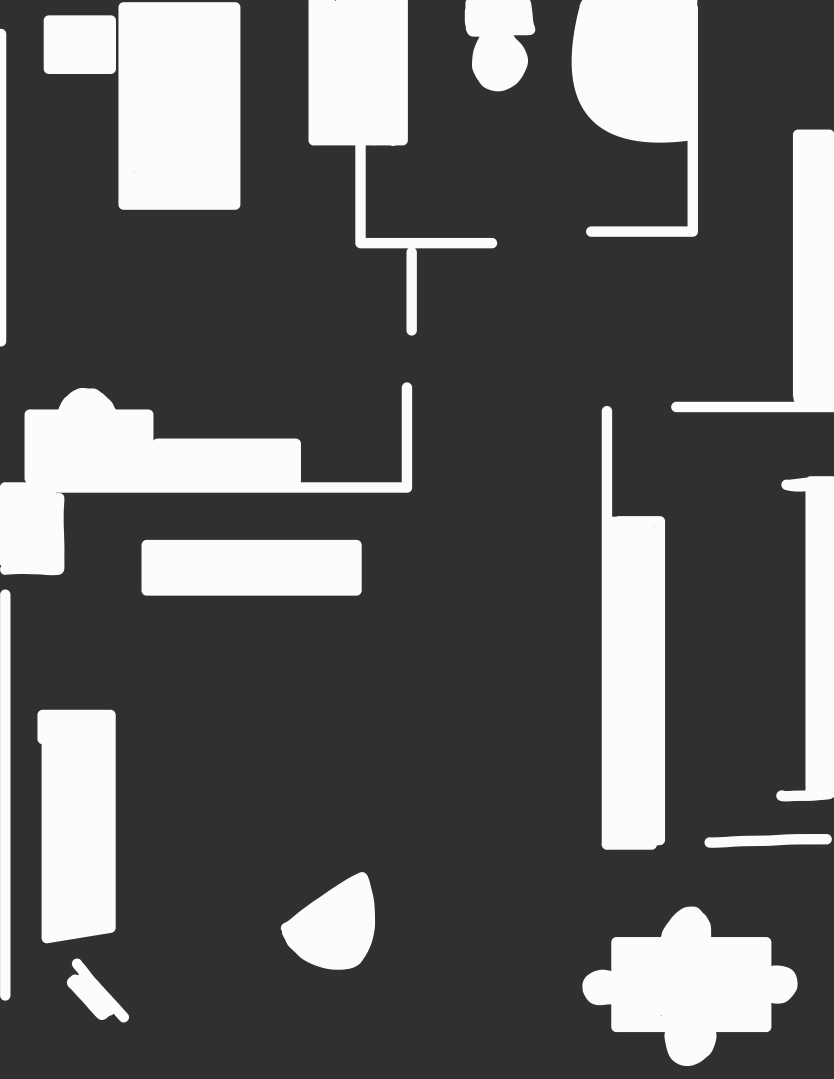
%> input picture Maps/Apartment.png, 1668 x 2157 px (shown at 1/2 size)
$ octave apartment_OccupancyMap.m   (GNU Octave 9; MATLAB toolbox functions it lacks are replaced by stand-ins)
%> lines starting %> are read from the running program, lines starting %| are printed output that depends on the picture; in (x1, y1, x2, y2) boxes, pixels count from 0 and x2, y2 are one past the last pixel; in counts of white or black regions, pixels touching at a corner belong together; the program's own positions count from 1
clearvars
close all

img = imread('Apartment.png');
%> img is the input picture: size 2157x1668x3 uint8; min 39, max 255, mean 94.9

% Convert to grayscale if the image is RGB
if size(img, 3) == 3
    img = rgb2gray(img);
%> img: size 2157x1668 uint8
end

% Convert to binary and invert (black objects as occupied)
bwImg = imbinarize(img);
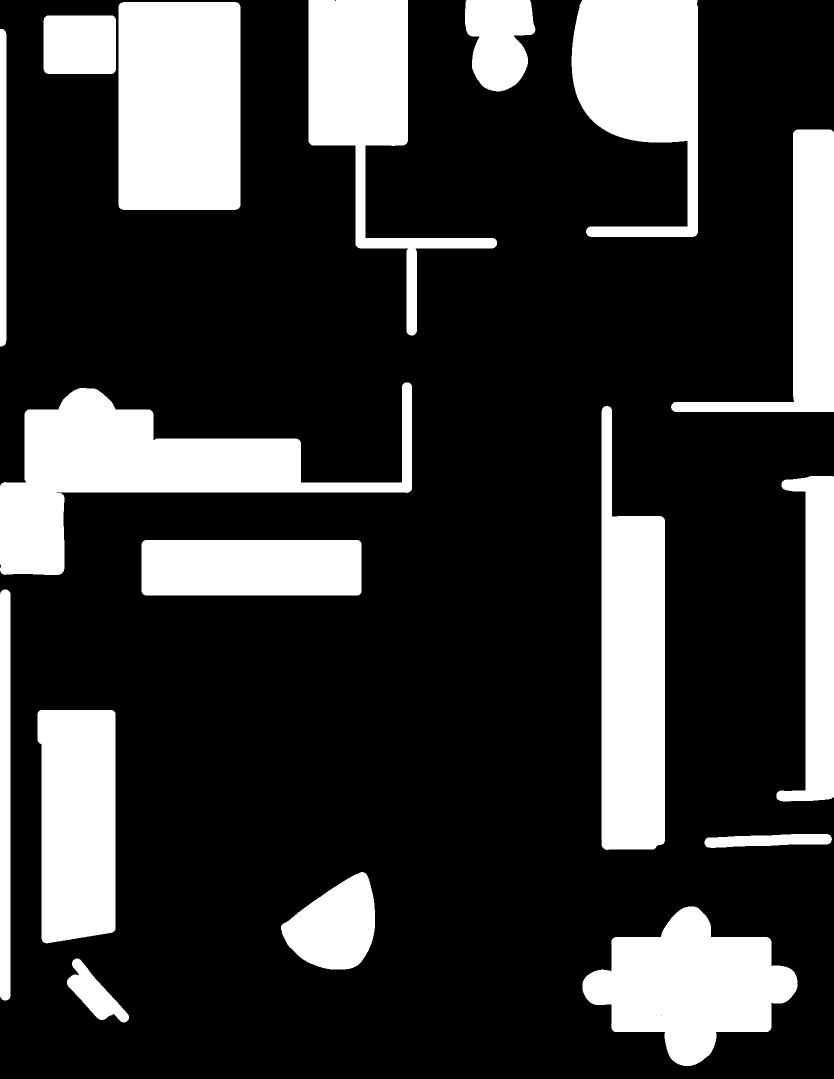
%> bwImg: size 2157x1668 logical (shown at 1/2 size); 23% white; 17 white regions, largest, box (x1, y1, x2, y2) and area: (0, 765, 824, 1150) 108464, (237, 4, 481, 420) 101394, (1203, 812, 1330, 1700) 89043

% Resize to high resolution
highResMap = imresize(bwImg, [1000, 1000], 'nearest'); % High resolution (e.g., 100x100)
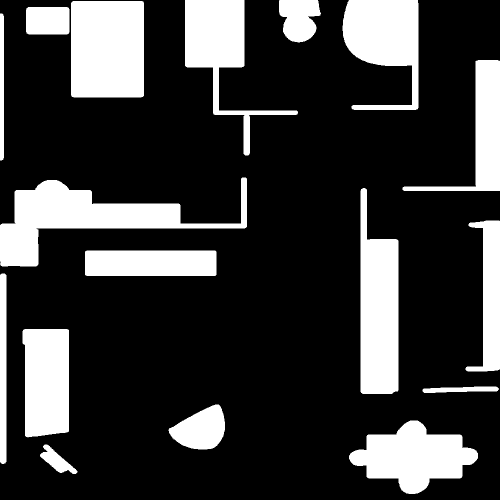
%> highResMap: size 1000x1000 logical (shown at 1/2 size); 23% white; 17 white regions, largest, box (x1, y1, x2, y2) and area: (0, 355, 494, 533) 30261, (142, 2, 288, 195) 28148, (721, 376, 797, 788) 24793

% Create the binary occupancy map with a physical size of 10x10
%> (the run ends here)

$ run again, with Maps/Barriers.png copied over Maps/Apartment.png
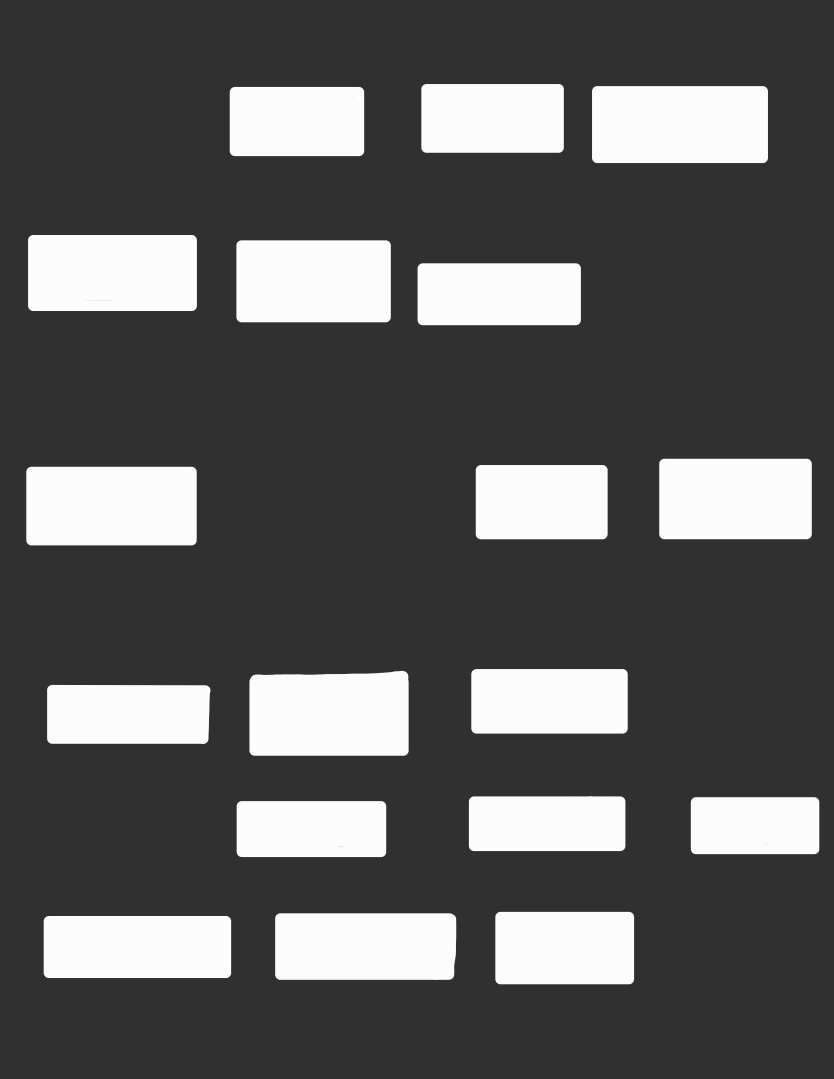
%> input picture Maps/Barriers.png, 1668 x 2157 px (shown at 1/2 size)
%> img is the input picture: size 2157x1668x3 uint8; min 39, max 255, mean 92
%> img: size 2157x1668 uint8
%> `bwImg = imbinarize(img);`:
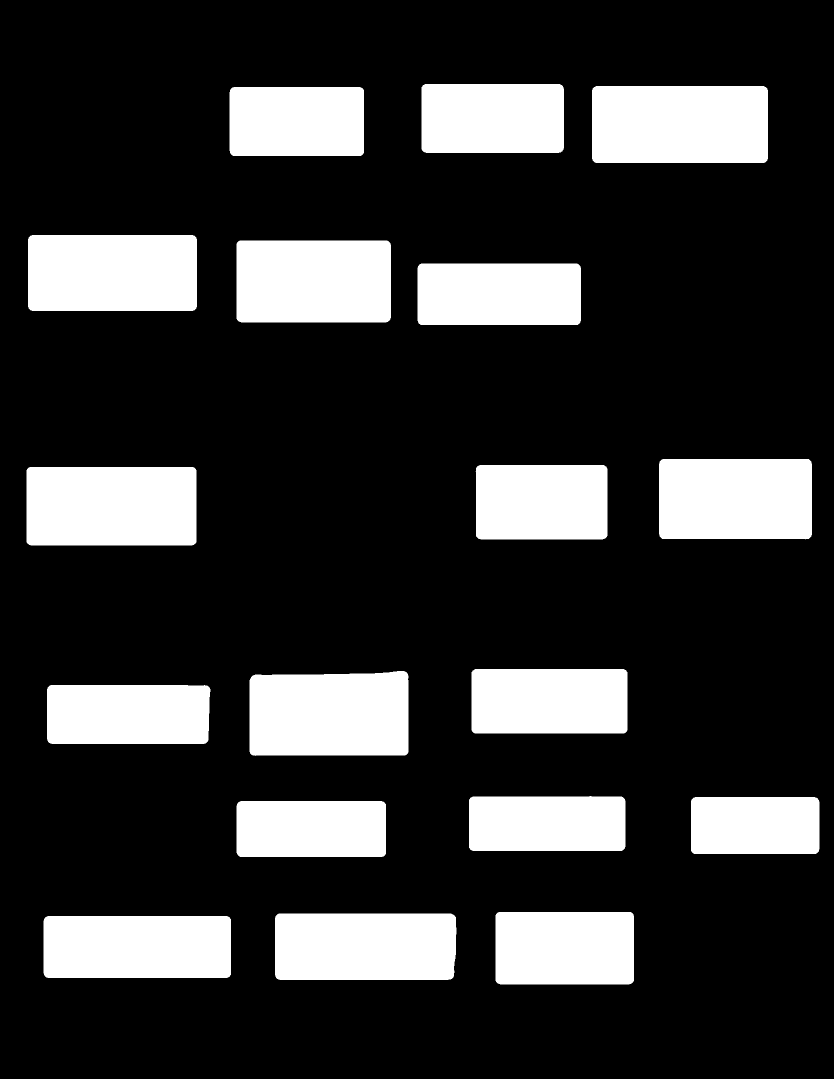
%> bwImg: size 2157x1668 logical (shown at 1/2 size); 21.5% white; 18 white regions, largest, box (x1, y1, x2, y2) and area: (1184, 172, 1536, 326) 54108, (53, 934, 393, 1091) 53302, (499, 1342, 817, 1512) 51881
%> `highResMap = imresize(bwImg, [1000, 1000], 'nearest');`:
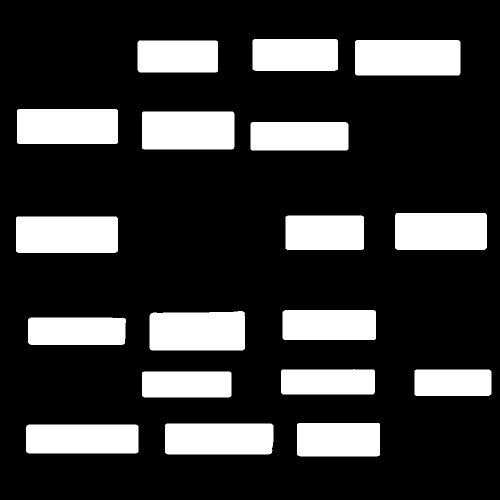
%> highResMap: size 1000x1000 logical (shown at 1/2 size); 21.5% white; 18 white regions, largest, box (x1, y1, x2, y2) and area: (710, 80, 921, 151) 14957, (32, 433, 236, 506) 14865, (299, 622, 490, 701) 14567

$ run again, with Maps/building.png copied over Maps/Apartment.png
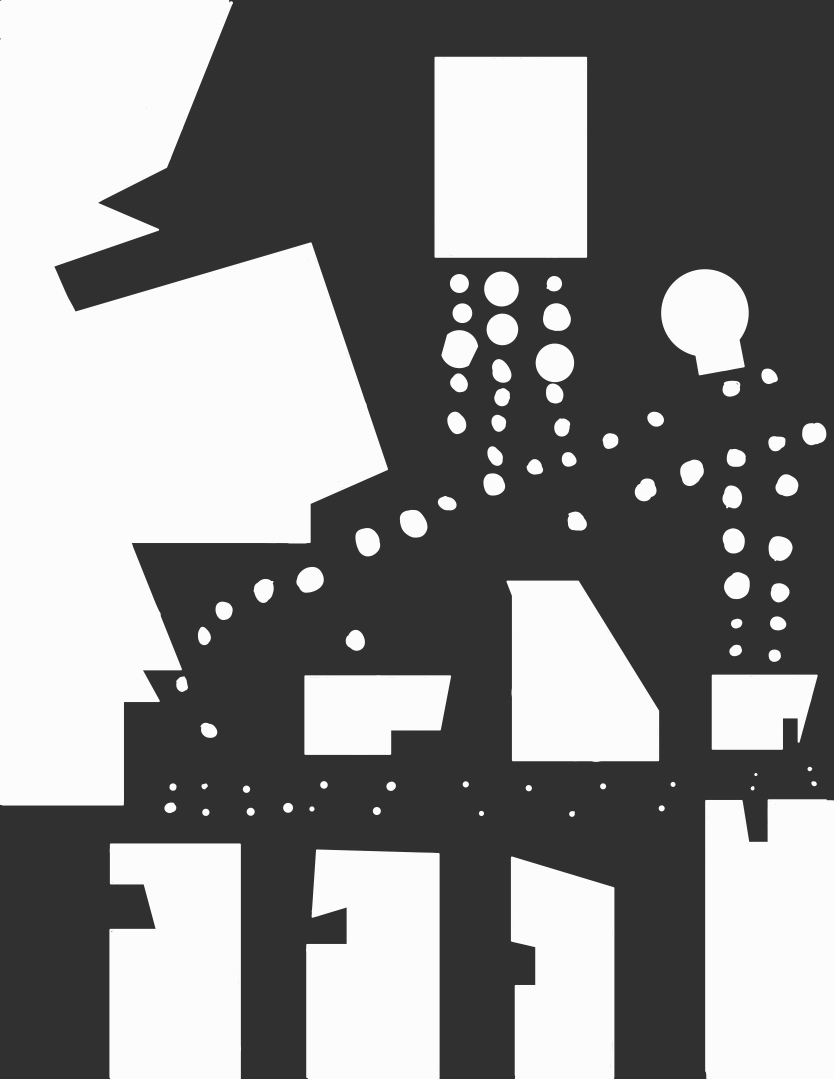
%> input picture Maps/building.png, 1668 x 2157 px (shown at 1/2 size)
%> img is the input picture: size 2157x1668x3 uint8; min 38, max 255, mean 134.9
%> img: size 2157x1668 uint8
%> `bwImg = imbinarize(img);`:
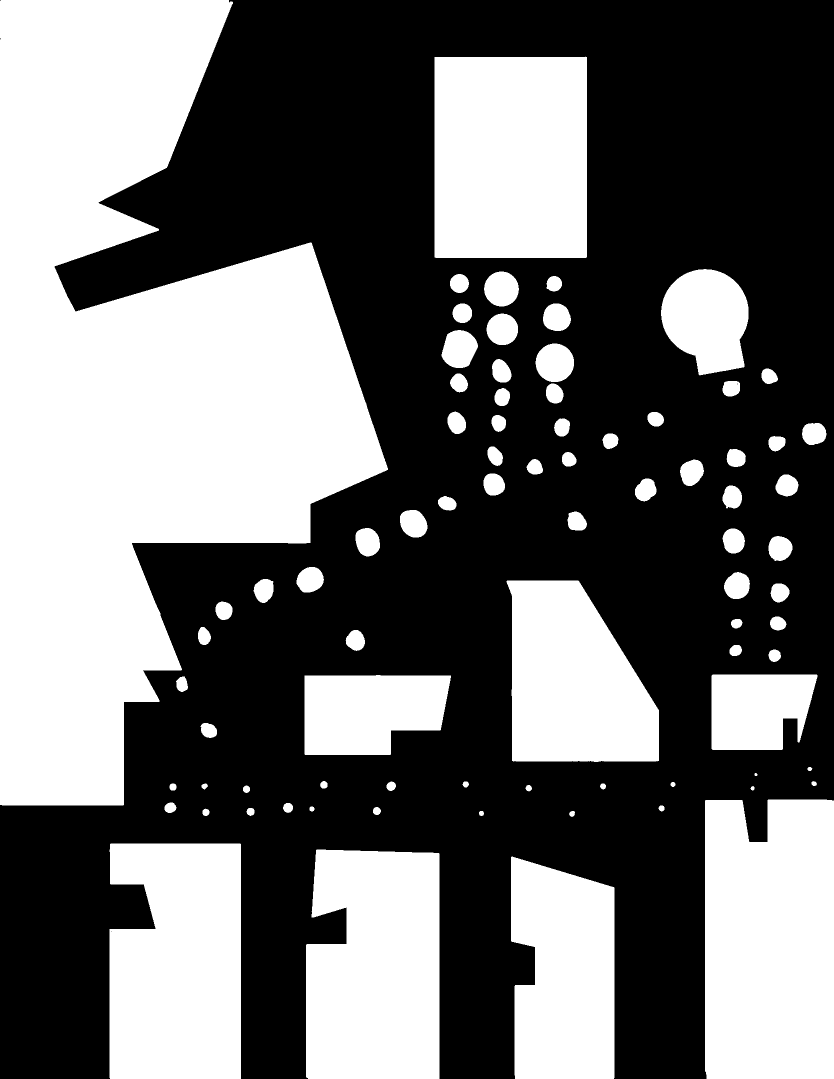
%> bwImg: size 2157x1668 logical (shown at 1/2 size); 42.6% white; 81 white regions, largest, box (x1, y1, x2, y2) and area: (0, 0, 776, 1611) 706168, (1410, 1599, 1668, 2157) 140154, (869, 113, 1174, 516) 122607
%> `highResMap = imresize(bwImg, [1000, 1000], 'nearest');`:
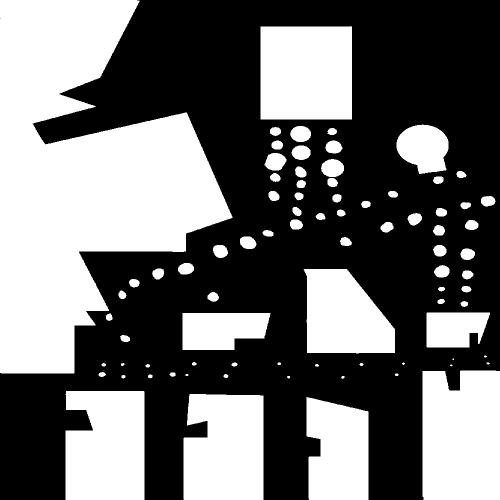
%> highResMap: size 1000x1000 logical (shown at 1/2 size); 42.6% white; 81 white regions (3 under 20 px), largest, box (x1, y1, x2, y2) and area: (0, 0, 465, 747) 196212, (845, 741, 1000, 1000) 39047, (521, 52, 704, 239) 34039
